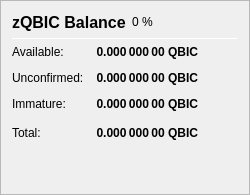
                   <widget class="QFrame" name="frame_ZerocoinBalances">
                    <property name="frameShape">
                     <enum>QFrame::StyledPanel</enum>
                    </property>
                    <property name="frameShadow">
                     <enum>QFrame::Raised</enum>
                    </property>
                    <layout class="QVBoxLayout" name="verticalLayout_7">
                     <item>
                      <layout class="QHBoxLayout" name="horizontalLayout_8" stretch="0,0,0">
                       <item>
                        <widget class="QLabel" name="label_5z_3">
                         <property name="minimumSize">
                          <size>
                           <width>0</width>
                           <height>20</height>
                          </size>
                         </property>
                         <property name="font">
                          <font>
                           <pointsize>12</pointsize>
                           <weight>75</weight>
                           <bold>true</bold>
                          </font>
                         </property>
                         <property name="text">
                          <string>zQBIC Balance</string>
                         </property>
                        </widget>
                       </item>
                       <item>
                        <widget class="QLabel" name="labelzQBICPercent">
                         <property name="text">
                          <string notr="true">0 %</string>
                         </property>
                        </widget>
                       </item>
                       <item>
                        <spacer name="horizontalSpacer_11">
                         <property name="orientation">
                          <enum>Qt::Horizontal</enum>
                         </property>
                         <property name="sizeHint" stdset="0">
                          <size>
                           <width>40</width>
                           <height>20</height>
                          </size>
                         </property>
                        </spacer>
                       </item>
                      </layout>
                     </item>
                     <item>
                      <widget class="Line" name="line_ZerocoinBalance">
                       <property name="minimumSize">
                        <size>
                         <width>0</width>
                         <height>1</height>
                        </size>
                       </property>
                       <property name="maximumSize">
                        <size>
                         <width>16777215</width>
                         <height>1</height>
                        </size>
                       </property>
                       <property name="orientation">
                        <enum>Qt::Horizontal</enum>
                       </property>
                      </widget>
                     </item>
                     <item>
                      <layout class="QGridLayout" name="gridLayout_5">
                       <property name="spacing">
                        <number>12</number>
                       </property>
                       <item row="1" column="0">
                        <widget class="QLabel" name="labelzBalanceMatureText">
                         <property name="toolTip">
                          <string>Mature: more than 20 confirmation and more than 1 mint of the same denomination after it was minted.
These zQBIC are spendable.</string>
                         </property>
                         <property name="text">
                          <string>Available:</string>
                         </property>
                        </widget>
                       </item>
                       <item row="1" column="1">
                        <widget class="QLabel" name="labelzBalanceMature">
                         <property name="font">
                          <font>
                           <weight>75</weight>
                           <bold>true</bold>
                          </font>
                         </property>
                         <property name="toolTip">
                          <string>Mature: more than 20 confirmation and more than 1 mint of the same denomination after it was minted.
These zQBIC are spendable.</string>
                         </property>
                         <property name="text">
                          <string notr="true">0.000 000 00 QBIC</string>
                         </property>
                         <property name="alignment">
                          <set>Qt::AlignRight|Qt::AlignTrailing|Qt::AlignVCenter</set>
                         </property>
                        </widget>
                       </item>
                       <item row="2" column="0">
                        <widget class="QLabel" name="labelzBalanceUnconfirmedText">
                         <property name="toolTip">
                          <string>Unconfirmed: less than 20 confirmations
Immature: confirmed, but less than 1 mint of the same denomination after it was minted</string>
                         </property>
                         <property name="text">
                          <string>Unconfirmed:</string>
                         </property>
                        </widget>
                       </item>
                       <item row="2" column="1">
                        <widget class="QLabel" name="labelzBalanceUnconfirmed">
                         <property name="font">
                          <font>
                           <weight>75</weight>
                           <bold>true</bold>
                          </font>
                         </property>
                         <property name="toolTip">
                          <string>Unconfirmed: less than 20 confirmations
Immature: confirmed, but less than 1 mint of the same denomination after it was minted</string>
                         </property>
                         <property name="text">
                          <string notr="true">0.000 000 00 QBIC</string>
                         </property>
                         <property name="alignment">
                          <set>Qt::AlignRight|Qt::AlignTrailing|Qt::AlignVCenter</set>
                         </property>
                        </widget>
                       </item>
                       <item row="3" column="0">
                        <widget class="QLabel" name="labelzBalanceImmatureText">
                         <property name="toolTip">
                          <string>Unconfirmed: less than 20 confirmations
Immature: confirmed, but less than 1 mint of the same denomination after it was minted</string>
                         </property>
                         <property name="text">
                          <string>Immature:</string>
                         </property>
                        </widget>
                       </item>
                       <item row="3" column="1">
                        <widget class="QLabel" name="labelzBalanceImmature">
                         <property name="font">
                          <font>
                           <weight>75</weight>
                           <bold>true</bold>
                          </font>
                         </property>
                         <property name="toolTip">
                          <string>Unconfirmed: less than 20 confirmations
Immature: confirmed, but less than 1 mint of the same denomination after it was minted</string>
                         </property>
                         <property name="text">
                          <string notr="true">0.000 000 00 QBIC</string>
                         </property>
                         <property name="alignment">
                          <set>Qt::AlignRight|Qt::AlignTrailing|Qt::AlignVCenter</set>
                         </property>
                        </widget>
                       </item>
                       <item row="4" column="0">
                        <widget class="QLabel" name="labelzBalanceText">
                         <property name="toolTip">
                          <string>Your current zQBIC balance, unconfirmed and immature zQBIC included.</string>
                         </property>
                         <property name="text">
                          <string>Total:</string>
                         </property>
                        </widget>
                       </item>
                       <item row="4" column="1">
                        <widget class="QLabel" name="labelzBalance">
                         <property name="font">
                          <font>
                           <weight>75</weight>
                           <bold>true</bold>
                          </font>
                         </property>
                         <property name="cursor">
                          <cursorShape>IBeamCursor</cursorShape>
                         </property>
                         <property name="toolTip">
                          <string>Your current zQBIC balance, unconfirmed and immature zQBIC included.</string>
                         </property>
                         <property name="text">
                          <string notr="true">0.000 000 00 QBIC</string>
                         </property>
                         <property name="alignment">
                          <set>Qt::AlignRight|Qt::AlignTrailing|Qt::AlignVCenter</set>
                         </property>
                         <property name="textInteractionFlags">
                          <set>Qt::LinksAccessibleByMouse|Qt::TextSelectableByKeyboard|Qt::TextSelectableByMouse</set>
                         </property>
                        </widget>
                       </item>
                       <item row="4" column="2">
                        <spacer name="horizontalSpacer_4">
                         <property name="orientation">
                          <enum>Qt::Horizontal</enum>
                         </property>
                         <property name="sizeHint" stdset="0">
                          <size>
                           <width>40</width>
                           <height>20</height>
                          </size>
                         </property>
                        </spacer>
                       </item>
                      </layout>
                     </item>
                     <item>
                      <spacer name="verticalSpacer_4">
                       <property name="orientation">
                        <enum>Qt::Vertical</enum>
                       </property>
                       <property name="sizeHint" stdset="0">
                        <size>
                         <width>20</width>
                         <height>40</height>
                        </size>
                       </property>
                      </spacer>
                     </item>
                    </layout>
                   </widget>
